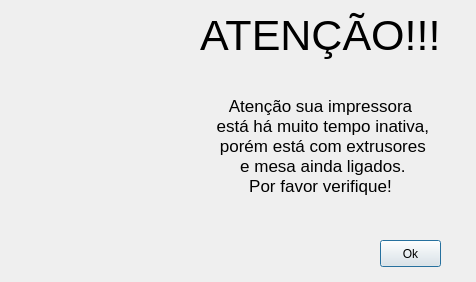
<?xml version="1.0" encoding="UTF-8"?>
<ui version="4.0">
 <class>warning</class>
 <widget class="QDialog" name="warning">
  <property name="geometry">
   <rect>
    <x>0</x>
    <y>0</y>
    <width>476</width>
    <height>282</height>
   </rect>
  </property>
  <property name="windowTitle">
   <string>ATENÇÃO</string>
  </property>
  <property name="locale">
   <locale language="Portuguese" country="Brazil"/>
  </property>
  <widget class="QLabel" name="label">
   <property name="geometry">
    <rect>
     <x>10</x>
     <y>0</y>
     <width>191</width>
     <height>271</height>
    </rect>
   </property>
   <property name="text">
    <string/>
   </property>
   <property name="pixmap">
    <pixmap resource="images.qrc">:/Icons/Icons/bt-warningskull</pixmap>
   </property>
  </widget>
  <widget class="QLabel" name="label_2">
   <property name="geometry">
    <rect>
     <x>200</x>
     <y>10</y>
     <width>241</width>
     <height>51</height>
    </rect>
   </property>
   <property name="font">
    <font>
     <pointsize>32</pointsize>
    </font>
   </property>
   <property name="text">
    <string>ATENÇÃO!!!</string>
   </property>
  </widget>
  <widget class="QLabel" name="label_3">
   <property name="geometry">
    <rect>
     <x>200</x>
     <y>80</y>
     <width>241</width>
     <height>131</height>
    </rect>
   </property>
   <property name="font">
    <font>
     <pointsize>13</pointsize>
    </font>
   </property>
   <property name="text">
    <string>Atenção sua impressora
 está há muito tempo inativa,
 porém está com extrusores 
 e mesa ainda ligados.
Por favor verifique!</string>
   </property>
   <property name="textFormat">
    <enum>Qt::AutoText</enum>
   </property>
   <property name="alignment">
    <set>Qt::AlignCenter</set>
   </property>
  </widget>
  <widget class="QPushButton" name="pushButton">
   <property name="geometry">
    <rect>
     <x>380</x>
     <y>240</y>
     <width>61</width>
     <height>27</height>
    </rect>
   </property>
   <property name="text">
    <string>Ok</string>
   </property>
  </widget>
 </widget>
 <resources>
  <include location="images.qrc"/>
 </resources>
 <connections/>
</ui>
